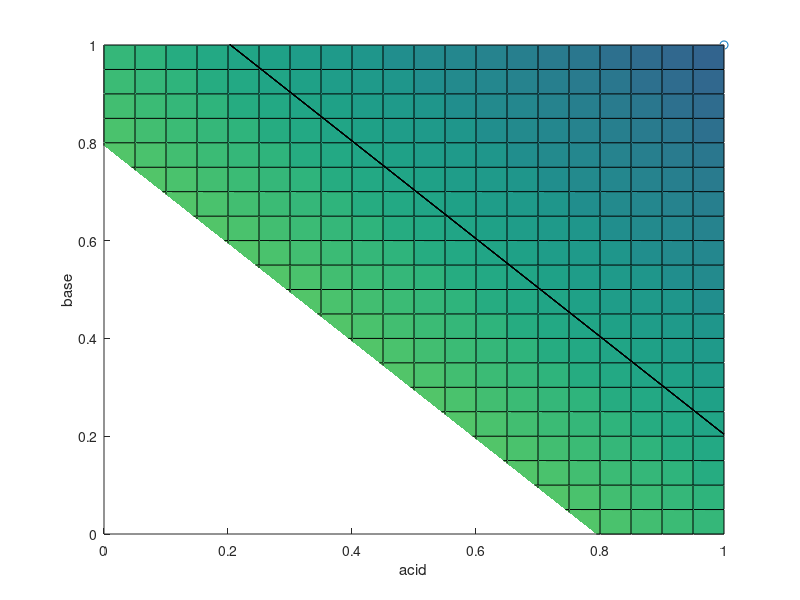

The MATLAB source for this figure: (Note: this script raises an error after producing the figure.)
x = 0:0.05:1;
u = 0.3;
% x = acid
% y = base
% z = water
[X,Y] = meshgrid(x);
[~,Z] = meshgrid(x);
%Anion: ln(u)+1 = Y - Z
ZA = Y - (log(u)+1);
%Cation: ln(u)+1 = X - Z
ZC = X- (log(u)+1);
%Mixbed: ln(u)+3 = X + Y + Z
ZM = 0.5*(-X -Y +log(u)+4);
%Neut: ln(u) = -X - Y
YN = -X - log(u);
%surf(X,Y,ZA)
hold on
%surf(X,Y,ZC)
surf(X,Y,ZM)
surf(X,YN,Z)
xlim([0,1])
ylim([0,1])
zlim([0,1])
xlabel('acid')
ylabel('base')
zlabel('water')
%%
clear all
x = 0:0.05:1;
u = 0.3;
% [acid, base, water] = meshgrid(x);
% anion = exp(-water+base)./exp(1);
% cation = exp(-water+acid)./exp(1);
% mixbed = exp(water+acid+base)./exp(3);
% neut = exp(-acid-base);

%if larger than minimum utility!
ma =0;
s = 0;
count = 0;
for i = 1:1:21
    ma =0;
    s = 0;
    for Acid = x
        for Base = x
            for Water =x
                a = exp(-Water+Base)/exp(1);
                c = exp(-Water+Acid)/exp(1);
                m = exp(Water+Acid+Base)/exp(3);
                n = exp(-Acid-Base);
                u = x(i);
                if (a>u && c>u && m>u && n>u)
                    s = a +c +m +n;
                else
                    ma(i) = (0/0);
                end
                if (s>ma)
                    ma(i) = s;
                    ac(i) = Acid;
                    ba(i) = Base;
                    wa(i) = Water;
                end
            end
        end
    end
end
scatter3(ac,ba,wa)

%%

anion(anion<u) = 0;
cation(cation<u) = 0;
mixebd(mixbed<u) = 0;
neut(neut<u) = 0;
sum = anion+cation+mixbed+neut;
[A, I] = max(sum(:));

[X, Y, Z] = ind2sub(size(sum),I);
neut(X,Y,Z)
%%
M = randn(10,10,10,10);
[C,I] = max(M(:));
C
M(I)
%(This might be useful too:

[I1,I2,I3,I4] = ind2sub(size(M),I);
M(I1,I2,I3,I4)



%%
[x,z] =meshgrid(-10:10, -10:10);
y=5-x;
surf(x,y,z); % Or some other 3D plot.
